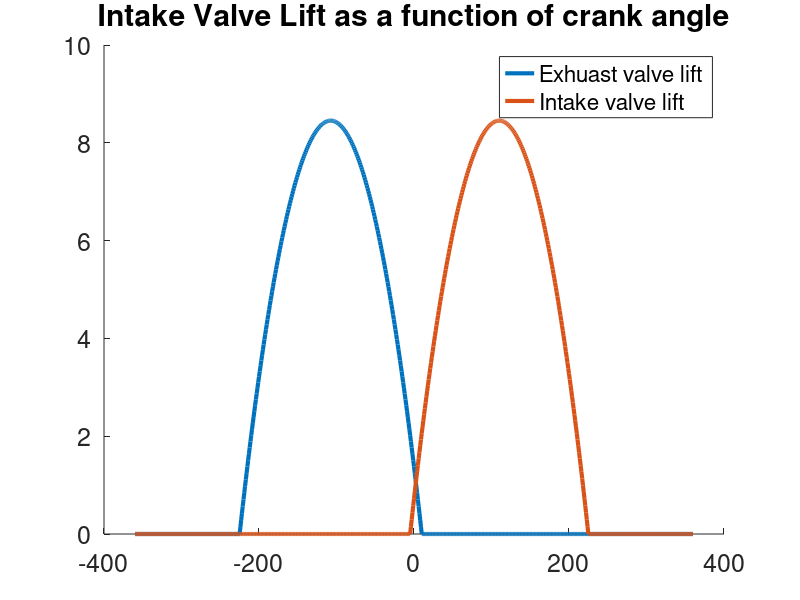
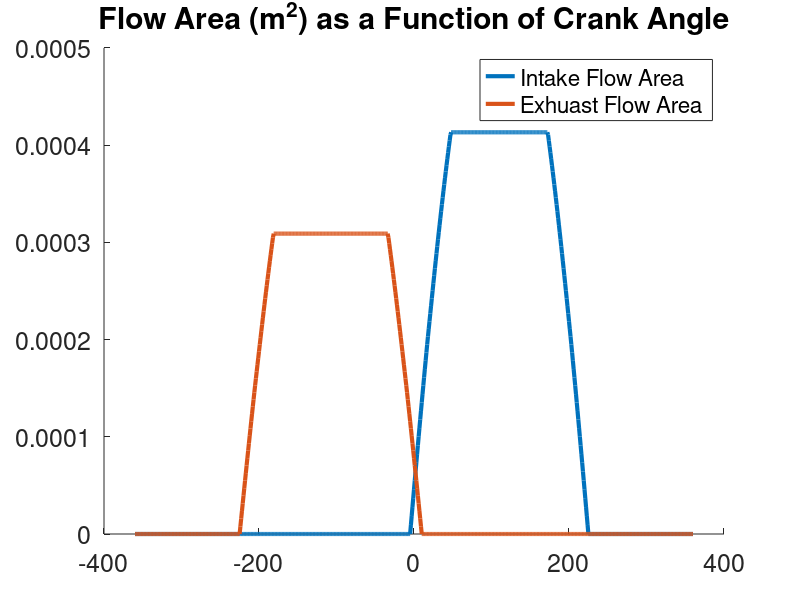
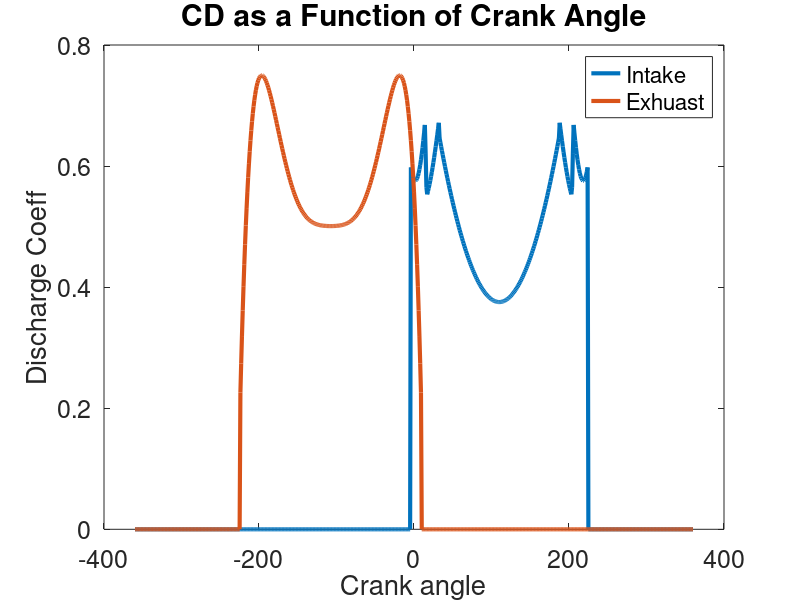
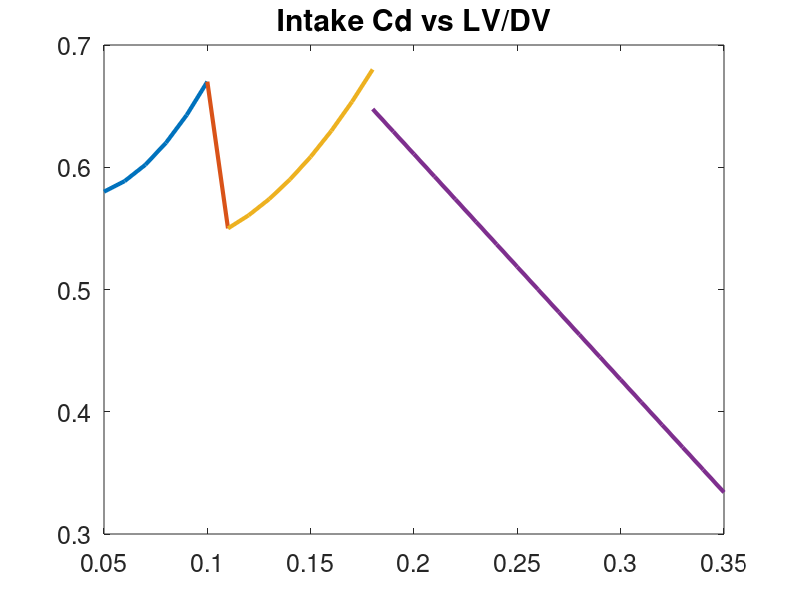

The MATLAB source for these figures, in order: (Note: this script raises an error after producing the figures.)
%Air intate
clear all
clc
close all

set(0, 'DefaultAxesFontWeight', 'normal', ...
      'DefaultAxesFontSize', 18, ...
      'DefaultAxesFontAngle', 'normal', ... 
      'DefaultAxesFontWeight', 'normal', ... 
      'DefaultAxesTitleFontWeight', 'bold', ...
      'DefaultAxesTitleFontSizeMultiplier', 1.2) ;
set(groot,'defaultLineLineWidth',3)
bore = 7.045/100;
r_bs =  1.1
stroke = bore/r_bs;
max_v_lift = .12 * bore; %meter
x = [-360 : 1: 360];
y1 = -1*(x.^2 -220*x - 1125);

max_y =max(y1);
% Recreating Heywood 225
intake_lift = -(max_v_lift/max_y)*(x.^2 -220*x - 1125);



hold on
y2 = -1.*(x.^2 + 215*x - 2250);
max_2 = max(y2);


exhuast_lift = -1 * (max_v_lift/max_2) .*(x.^2 + 215*x - 2250);
for i = 1:length(intake_lift)
    if intake_lift(i) < 0
        intake_lift(i) = 0;
    end
    
    if exhuast_lift(i) < 0
        exhuast_lift(i) = 0;
    end
end

plot(x, exhuast_lift*1000);
plot(x,intake_lift*1000);
title('Intake Valve Lift as a function of crank angle')
ylim([0,10]);
legend('Exhuast valve lift','Intake valve lift')
set(gcf, 'Units', 'Normalized', 'OuterPosition', [0, 0.04, 1, 0.96]);
saveas(gcf,'Valve Lift vs Crank.png')

for i = 1:length(intake_lift)
    if intake_lift(i) < 0
        intake_lift(i) = 0;
    end
    
    if exhuast_lift(i) < 0
        exhuast_lift(i) = 0;
    end
end

%%

% Fuerg 5.11
D_in = .333 * bore;
D_ex = .29 * bore ;
DS_in = .21 * D_in;
DS_ex = .24 * D_ex;

DV_in = 1.1 * D_in;
DV_ex = 1.1*D_ex;

DP_in = D_in;
DP_ex = D_ex;

% USe 221 nd 222 to find rest
w_ex = D_ex * (1.11 - 1)/2;
w_in = D_in * (1.11 - 1)/2; %P 221, 30 degrees

DM_in = DV_in - w_in
DM_ex = DV_ex - w_ex

B = 30 * pi/180;

for i = 1: length(intake_lift)
    if (w_in /(sin(B) * cos(B))) > intake_lift(i) && intake_lift(i)>0
        Am_in(i) = pi * intake_lift(i)*cos(B) * (DV_in - 2*w_in + (intake_lift(i)/2)*sin(2* B));
        disp('I 1')
    elseif (((((DP_in^2 - DS_in^2)/(4*(DM_in)))^2 - w_in^2)^(1/2) + w_in * tan(B)) >= intake_lift(i) ...
            && (w_in /(sin(B) * cos(B))) < intake_lift(i) ...
            && intake_lift(i)>0)
        Am_in(i) = pi *  DM_in * sqrt((intake_lift(i) - w_in * tan(B))^2 + w_in^2);
        disp('I2')
    elseif intake_lift(i)>0
        Am_in(i) = pi * (DP_in^2 - DS_in^2)/4;
        disp('I3')
    else
        Am_in(i) = 0;

    end
end

for i = 1: length(exhuast_lift)
    if (w_ex /(sin(B) * cos(B))) > exhuast_lift(i) && exhuast_lift(i)>0
        Am_ex(i) = pi * exhuast_lift(i)*cos(B) * (DV_ex - 2*w_ex + (exhuast_lift(i)/2)*sin(2* B));

    elseif sqrt(((DP_ex^2 - DS_ex^2)/(4*(DM_ex)))^2  - w_ex^2) + w_ex * tan(B) >= exhuast_lift(i) && exhuast_lift(i)>0
        Am_ex(i) = pi *  (DM_ex) * sqrt((exhuast_lift(i) - w_ex * tan(B))^2 + w_ex^2);     

    elseif exhuast_lift(i)>0
        Am_ex(i) = pi * (DP_ex^2 - DS_ex^2)/4;

    else
         Am_ex(i) = 0;
    end
    
end
 
figure
hold on 
plot(x,Am_in)
plot(x, Am_ex)

legend('Intake', 'Exhuast')
title('Flow Area (m^2) as a Function of Crank Angle')
legend('Intake Flow Area', 'Exhuast Flow Area')
set(gcf, 'Units', 'Normalized', 'OuterPosition', [0, 0.04, 1, 0.96]);
saveas(gcf,'Flow Area vs Crank.png')


%% ex
cd_ex = .5 + .5 .* [  1.2 1.5 1.6 1 .4 .2 0]./3.2


lv_dv_ex = [.1 .15 .2 .25 .3 .35 .4]
plot(lv_dv_ex, cd_ex)
fit = polyfit(lv_dv_ex, cd_ex,  3)
val = polyval(fit, .1:.01:.3)
hold on
plot(.1:.01:.3, val)
ylim([0 1])
xlim([0 .3])

%% intake Cd vs lv/dv
figure

l_in1 = [.05 .08 .1]
c_1 = [.58 .62 .67]

l_in2 = [.1 .11]
c_2 = [.67 .55] 

l_in3 = [.11 .14 .18]
c_3 = [.55 .59 .68]

l_in4 = [.18 .21 .24 .28]
c_4 = [.68 .55 .53 .48]

fit1 = polyfit(l_in1, c_1,  3)
val1 = polyval(fit1, .05:.01:.1)
plot(.05:.01:.1, val1)
hold on
fit2 = polyfit(l_in2, c_2,  1)
val2 = polyval(fit2, l_in2)
plot(l_in2, val2)

fit3 = polyfit(l_in3, c_3,  2)
val3 = polyval(fit3, .11:.01:.18)
plot(.11:.01:.18, val3)

fit4 = polyfit(l_in4, c_4,  1)
val4 = polyval(fit4, .18:.01:.35)
plot(.18:.01:.35, val4)

title('Intake Cd vs LV/DV')
%%


for i = 1: length(intake_lift)
    lv_dv(i) = intake_lift(i)/DV_in;
    if lv_dv(i) < .1 && lv_dv(i) > 0
        CD_in(i) = polyval(fit1, lv_dv(i));
    elseif lv_dv(i) <= .11 && lv_dv(i) > 0
        CD_in(i) = polyval(fit2, lv_dv(i));
    elseif lv_dv(i) <= .18 && lv_dv(i) > 0
        CD_in(i) = polyval(fit3, lv_dv(i));
    elseif lv_dv(i) > 0 
        CD_in(i) = polyval(fit4, lv_dv(i));
    else
        CD_in(i) = 0;
    end
    
    
    lv_dv2(i) = exhuast_lift(i)/DV_ex;
    CD_ex(i) = polyval(fit, lv_dv2(i));
    if exhuast_lift(i) == 0
        CD_ex(i) = 0;
    end
    
    
end 
figure
plot(x, CD_in)
hold on
plot(x, CD_ex)
title('CD as a Function of Crank Angle')
xlabel('Crank angle')
ylabel("Discharge Coeff")
legend('Intake', 'Exhuast')
set(gcf, 'Units', 'Normalized', 'OuterPosition', [0, 0.04, 1, 0.96]);
saveas(gcf,'CD vs Crank.png')
%%
N = 5000
N = 15000
for theta = 0:360
    time = (theta/360) * (1/(N/60));
end

%% Exhuast
N = 5000
To = 1.9286e+03 ;%k
gamma = calc_gamma(To);
P_external_e = 101325; %pa

R = 287;
Co = sqrt(gamma * R * To);
P_cylinder_e = 6.6417e+05; % Pascals
rho_cylinder = P_cylinder_e/(R * To); %Kg/m3
Ma = 3.335683867042752e-04; %Kg
% D_ex is diamter
%x = [-360 : 1: 360];
theta = [-360 : 360];
time = (theta./360) .* (1/(N/60)); %seconds
for i = 1:length(theta)
    v(i) = calc_volume(theta(i));
end

temp = To;
pressure = P_cylinder_e * ones(1,length(theta));
mass = Ma;
d_mass_d_time = 0;
delta_t = time(2) - time(1);


for i = 1:length(theta)-1
    lift = exhuast_lift(i);
    min_area = Am_ex(i) ; %meters
    gamma = calc_gamma(temp(i));
    Cd = CD_ex(i);
    if pressure(i) > P_external_e 
        m_dot(i) = -1*Cd * rho_cylinder * min_area * Co * sqrt((2/(gamma-1)) * ((P_external_e/P_cylinder_e)^(2/gamma) - ...
        (P_external_e/P_cylinder_e)^((gamma+1)/gamma))) ;
    else
        % Flow into cylinder from exhuast
        m_dot(i) =   Cd * rho_cylinder * min_area * Co * sqrt((2/(gamma-1)) * ((P_external_e/P_cylinder_e)^(2/gamma) - ...
        (P_external_e/P_cylinder_e)^((gamma+1)/gamma)));
    end
    
    % Choked flow?
    rho(i) = pressure(i)/(R * temp(i));
    velocity(i) = abs(m_dot(i))/(rho(i) * min_area);
    sound_speed(i) = sqrt(gamma * R *  temp(i));
        
    if velocity(i) > sound_speed(i)
        m_dot(i) = Cd * rho_cylinder * min_area * Co *(2/(gamma + 1)) ^ ((gamma + 1)/(2 *(gamma - 1)));
        disp('hoke')
        disp(i)
    end
    d_mass_d_time = m_dot(i);
    mass(i + 1) = mass(i) + delta_t * d_mass_d_time;
    temp(i+1) = temp(i);
    if m_dot(i) ~= 0
        pressure(i + 1) =  mass(i + 1) * R * temp(i+1)/v(i+1);
    end
    

end

%U = sqrt(2* gamma/(gamma - 1) * (Po/rho0) * (1 - (Pv/Po)^((gamma - 1)/gamma)))

%plot( theta(1 :720), rho)
%plot( theta, mass)
figure
plot( theta, pressure)
figure
plot(theta, mass)
